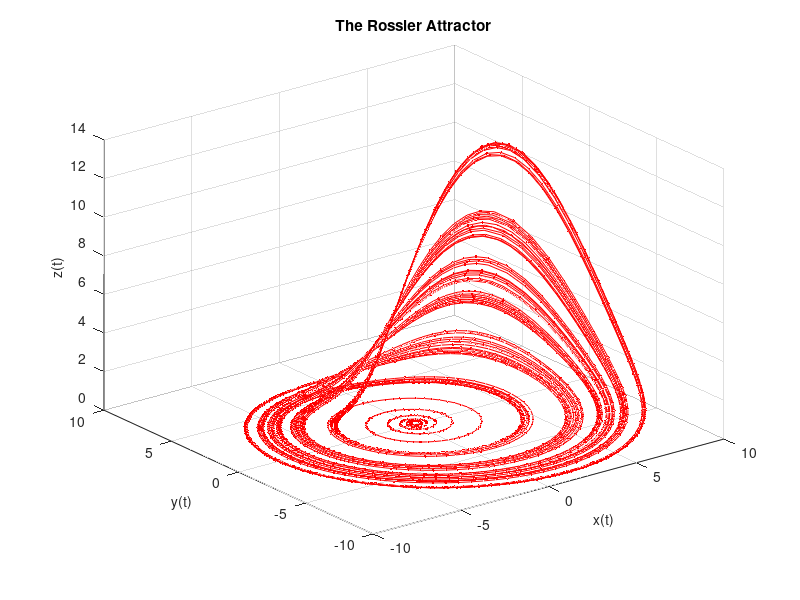

Here is the MATLAB script that generated this plot:
% Program: The Rossler attractor.
clear; clc;
a=0.2;b=0.5;c=5.7;
Rossler=@(t,x) [-x(2)-x(3);x(1)+a*x(2);b+x(3)*(x(1)-c)];
options = odeset('RelTol',1e-4,'AbsTol',1e-4);
[t,xa]=ode45(Rossler,[100 663.5],[0,0.1,0.2],options);
% xa1=(xa(:,1))';
% subplot(3,1,1);
% plot(xa1);
% xlabel('Samples');
% ylabel('y1');
% title('Rossler Attractor y(0) = [0 0.1 0.2]');
% xa2=(xa(:,2))';
% subplot(3,1,2);
% plot(xa2,'g');
% ylabel('y2');
% xlabel('Samples');
% xa3=(xa(:,3))';
% subplot(3,1,3);
% plot(xa3,'r');
% xlabel('Samples');
% ylabel('y3');
figure;
plot3(xa(:,1),xa(:,2),xa(:,3),'.-r');grid on;
title('The Rossler Attractor')
xlabel('x(t)','Fontsize',10);
ylabel('y(t)','Fontsize',10);
zlabel('z(t)','FontSize',10);